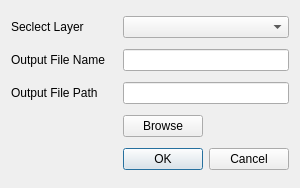
<?xml version="1.0" encoding="UTF-8"?>
<ui version="4.0">
 <class>PlotStatistics</class>
 <widget class="QDialog" name="PlotStatistics">
  <property name="geometry">
   <rect>
    <x>0</x>
    <y>0</y>
    <width>300</width>
    <height>188</height>
   </rect>
  </property>
  <property name="windowTitle">
   <string>PlotStatistics</string>
  </property>
  <layout class="QGridLayout" name="gridLayout">
   <item row="0" column="0">
    <widget class="QLabel" name="lblLayer">
     <property name="text">
      <string>Seclect Layer</string>
     </property>
    </widget>
   </item>
   <item row="0" column="1" colspan="2">
    <widget class="QComboBox" name="cmbBoxLayer"/>
   </item>
   <item row="1" column="0">
    <widget class="QLabel" name="lblFileName">
     <property name="text">
      <string>Output File Name</string>
     </property>
    </widget>
   </item>
   <item row="1" column="1" colspan="2">
    <widget class="QLineEdit" name="outFileName"/>
   </item>
   <item row="2" column="0">
    <widget class="QLabel" name="lblPath">
     <property name="text">
      <string>Output File Path</string>
     </property>
    </widget>
   </item>
   <item row="2" column="1" colspan="2">
    <widget class="QLineEdit" name="outPathName"/>
   </item>
   <item row="3" column="0">
    <spacer name="horizontalSpacer_4">
     <property name="orientation">
      <enum>Qt::Horizontal</enum>
     </property>
     <property name="sizeHint" stdset="0">
      <size>
       <width>143</width>
       <height>20</height>
      </size>
     </property>
    </spacer>
   </item>
   <item row="3" column="1">
    <widget class="QPushButton" name="btnBrowse">
     <property name="text">
      <string>Browse</string>
     </property>
    </widget>
   </item>
   <item row="3" column="2">
    <spacer name="horizontalSpacer">
     <property name="orientation">
      <enum>Qt::Horizontal</enum>
     </property>
     <property name="sizeHint" stdset="0">
      <size>
       <width>168</width>
       <height>20</height>
      </size>
     </property>
    </spacer>
   </item>
   <item row="4" column="0">
    <spacer name="horizontalSpacer_3">
     <property name="orientation">
      <enum>Qt::Horizontal</enum>
     </property>
     <property name="sizeHint" stdset="0">
      <size>
       <width>214</width>
       <height>20</height>
      </size>
     </property>
    </spacer>
   </item>
   <item row="4" column="1" colspan="2">
    <widget class="QDialogButtonBox" name="buttonBox">
     <property name="orientation">
      <enum>Qt::Horizontal</enum>
     </property>
     <property name="standardButtons">
      <set>QDialogButtonBox::Cancel|QDialogButtonBox::Ok</set>
     </property>
    </widget>
   </item>
  </layout>
 </widget>
 <resources/>
 <connections>
  <connection>
   <sender>buttonBox</sender>
   <signal>accepted()</signal>
   <receiver>PlotStatistics</receiver>
   <slot>accept()</slot>
   <hints>
    <hint type="sourcelabel">
     <x>248</x>
     <y>254</y>
    </hint>
    <hint type="destinationlabel">
     <x>157</x>
     <y>274</y>
    </hint>
   </hints>
  </connection>
  <connection>
   <sender>buttonBox</sender>
   <signal>rejected()</signal>
   <receiver>PlotStatistics</receiver>
   <slot>reject()</slot>
   <hints>
    <hint type="sourcelabel">
     <x>316</x>
     <y>260</y>
    </hint>
    <hint type="destinationlabel">
     <x>286</x>
     <y>274</y>
    </hint>
   </hints>
  </connection>
 </connections>
</ui>
